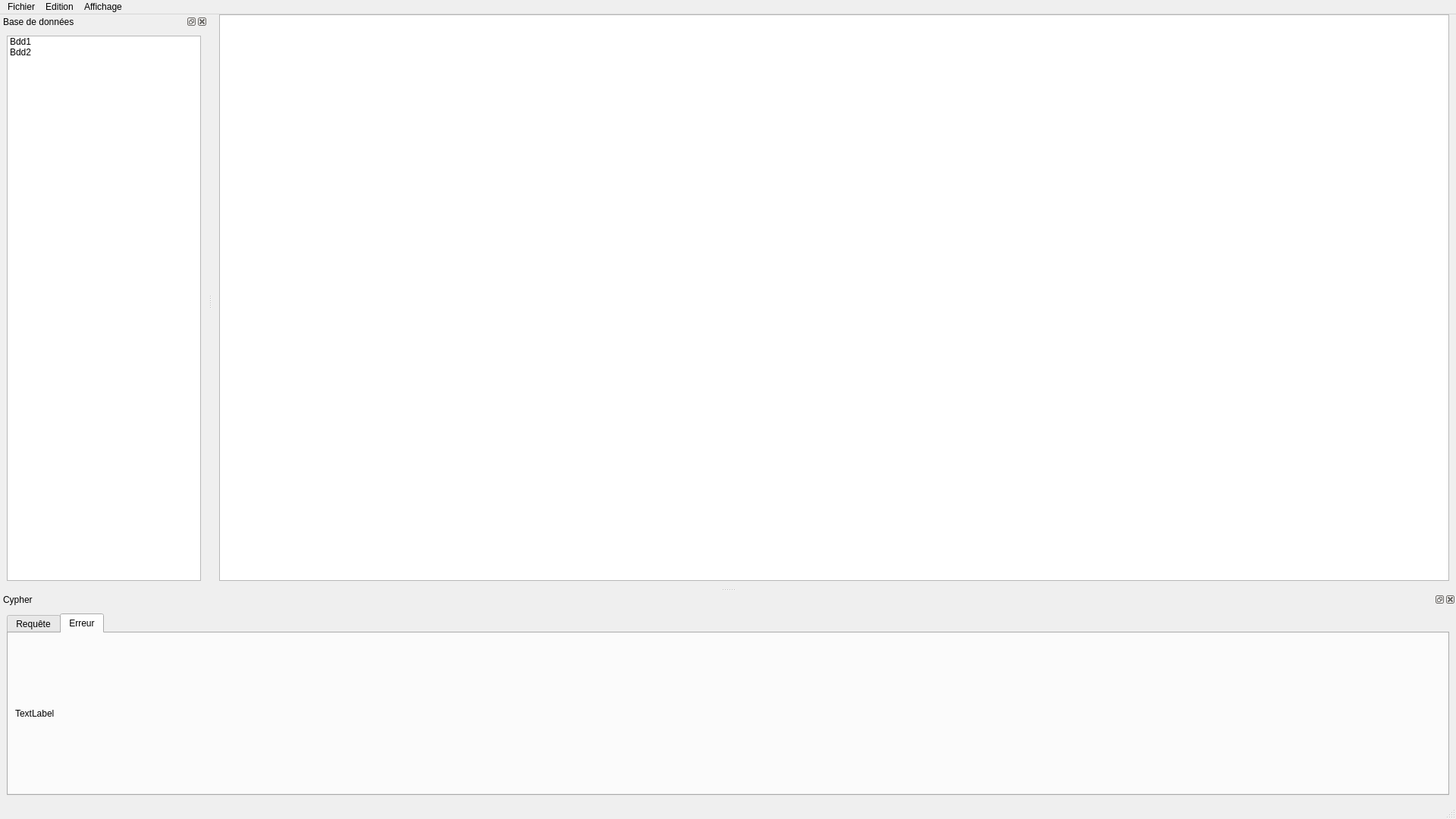
<?xml version="1.0" encoding="UTF-8"?>
<ui version="4.0">
 <class>MainWindow</class>
 <widget class="QMainWindow" name="MainWindow">
  <property name="geometry">
   <rect>
    <x>0</x>
    <y>0</y>
    <width>1920</width>
    <height>1080</height>
   </rect>
  </property>
  <property name="windowTitle">
   <string>Browse4j</string>
  </property>
  <widget class="QWidget" name="centralwidget">
   <layout class="QHBoxLayout" name="horizontalLayout_2">
    <property name="leftMargin">
     <number>9</number>
    </property>
    <property name="topMargin">
     <number>0</number>
    </property>
    <property name="rightMargin">
     <number>9</number>
    </property>
    <property name="bottomMargin">
     <number>9</number>
    </property>
    <item>
     <widget class="QGraphicsView" name="graphicsView"/>
    </item>
   </layout>
  </widget>
  <widget class="QMenuBar" name="menubar">
   <property name="geometry">
    <rect>
     <x>0</x>
     <y>0</y>
     <width>1920</width>
     <height>33</height>
    </rect>
   </property>
   <widget class="QMenu" name="menuFiles">
    <property name="title">
     <string>Fichier</string>
    </property>
   </widget>
   <widget class="QMenu" name="menuEdition">
    <property name="title">
     <string>Edition</string>
    </property>
   </widget>
   <widget class="QMenu" name="menuAffichage">
    <property name="title">
     <string>Affichage</string>
    </property>
    <addaction name="actionShowBDDDock"/>
    <addaction name="actionShowCypherDock"/>
    <addaction name="separator"/>
   </widget>
   <addaction name="menuFiles"/>
   <addaction name="menuEdition"/>
   <addaction name="menuAffichage"/>
  </widget>
  <widget class="QStatusBar" name="statusbar"/>
  <widget class="QDockWidget" name="dockBDD">
   <property name="allowedAreas">
    <set>Qt::DockWidgetArea::LeftDockWidgetArea|Qt::DockWidgetArea::RightDockWidgetArea</set>
   </property>
   <property name="windowTitle">
    <string>Base de données</string>
   </property>
   <attribute name="dockWidgetArea">
    <number>1</number>
   </attribute>
   <widget class="QWidget" name="dockBDDContents">
    <layout class="QVBoxLayout" name="verticalLayout_4">
     <property name="leftMargin">
      <number>9</number>
     </property>
     <property name="topMargin">
      <number>9</number>
     </property>
     <property name="rightMargin">
      <number>9</number>
     </property>
     <item>
      <widget class="QListWidget" name="listWidget">
       <property name="alternatingRowColors">
        <bool>false</bool>
       </property>
       <property name="selectionBehavior">
        <enum>QAbstractItemView::SelectionBehavior::SelectItems</enum>
       </property>
       <item>
        <property name="text">
         <string>Bdd1</string>
        </property>
       </item>
       <item>
        <property name="text">
         <string>Bdd2</string>
        </property>
       </item>
      </widget>
     </item>
    </layout>
   </widget>
  </widget>
  <widget class="QDockWidget" name="dockCypher">
   <property name="allowedAreas">
    <set>Qt::DockWidgetArea::BottomDockWidgetArea|Qt::DockWidgetArea::TopDockWidgetArea</set>
   </property>
   <property name="windowTitle">
    <string>Cypher</string>
   </property>
   <attribute name="dockWidgetArea">
    <number>8</number>
   </attribute>
   <widget class="QWidget" name="dockCypherContents">
    <layout class="QHBoxLayout" name="horizontalLayout">
     <item>
      <widget class="QTabWidget" name="tabWidget">
       <property name="currentIndex">
        <number>1</number>
       </property>
       <widget class="QWidget" name="tab">
        <attribute name="title">
         <string>Requête</string>
        </attribute>
        <layout class="QHBoxLayout" name="horizontalLayout_3">
         <item>
          <widget class="QTextEdit" name="textEdit"/>
         </item>
         <item alignment="Qt::AlignmentFlag::AlignHCenter|Qt::AlignmentFlag::AlignVCenter">
          <widget class="QCommandLinkButton" name="commandLinkButton">
           <property name="text">
            <string>CommandLinkButton</string>
           </property>
          </widget>
         </item>
        </layout>
       </widget>
       <widget class="QWidget" name="tab_2">
        <attribute name="title">
         <string>Erreur</string>
        </attribute>
        <layout class="QHBoxLayout" name="horizontalLayout_4">
         <item>
          <widget class="QLabel" name="label">
           <property name="text">
            <string>TextLabel</string>
           </property>
           <property name="textInteractionFlags">
            <set>Qt::TextInteractionFlag::LinksAccessibleByKeyboard|Qt::TextInteractionFlag::LinksAccessibleByMouse|Qt::TextInteractionFlag::TextBrowserInteraction|Qt::TextInteractionFlag::TextSelectableByKeyboard|Qt::TextInteractionFlag::TextSelectableByMouse</set>
           </property>
          </widget>
         </item>
        </layout>
       </widget>
      </widget>
     </item>
    </layout>
   </widget>
  </widget>
  <action name="actionShowBDDDock">
   <property name="checkable">
    <bool>true</bool>
   </property>
   <property name="checked">
    <bool>true</bool>
   </property>
   <property name="text">
    <string>Base de données</string>
   </property>
   <property name="menuRole">
    <enum>QAction::MenuRole::NoRole</enum>
   </property>
  </action>
  <action name="actionShowCypherDock">
   <property name="checkable">
    <bool>true</bool>
   </property>
   <property name="checked">
    <bool>true</bool>
   </property>
   <property name="text">
    <string>Cypher</string>
   </property>
   <property name="menuRole">
    <enum>QAction::MenuRole::NoRole</enum>
   </property>
  </action>
 </widget>
 <resources/>
 <connections>
  <connection>
   <sender>actionShowBDDDock</sender>
   <signal>toggled(bool)</signal>
   <receiver>dockBDD</receiver>
   <slot>setVisible(bool)</slot>
   <hints>
    <hint type="sourcelabel">
     <x>-1</x>
     <y>-1</y>
    </hint>
    <hint type="destinationlabel">
     <x>136</x>
     <y>402</y>
    </hint>
   </hints>
  </connection>
  <connection>
   <sender>dockBDD</sender>
   <signal>visibilityChanged(bool)</signal>
   <receiver>actionShowBDDDock</receiver>
   <slot>setChecked(bool)</slot>
   <hints>
    <hint type="sourcelabel">
     <x>136</x>
     <y>402</y>
    </hint>
    <hint type="destinationlabel">
     <x>-1</x>
     <y>-1</y>
    </hint>
   </hints>
  </connection>
  <connection>
   <sender>dockCypher</sender>
   <signal>visibilityChanged(bool)</signal>
   <receiver>actionShowCypherDock</receiver>
   <slot>setChecked(bool)</slot>
   <hints>
    <hint type="sourcelabel">
     <x>959</x>
     <y>917</y>
    </hint>
    <hint type="destinationlabel">
     <x>-1</x>
     <y>-1</y>
    </hint>
   </hints>
  </connection>
  <connection>
   <sender>actionShowCypherDock</sender>
   <signal>toggled(bool)</signal>
   <receiver>dockCypher</receiver>
   <slot>setVisible(bool)</slot>
   <hints>
    <hint type="sourcelabel">
     <x>-1</x>
     <y>-1</y>
    </hint>
    <hint type="destinationlabel">
     <x>959</x>
     <y>917</y>
    </hint>
   </hints>
  </connection>
 </connections>
</ui>
